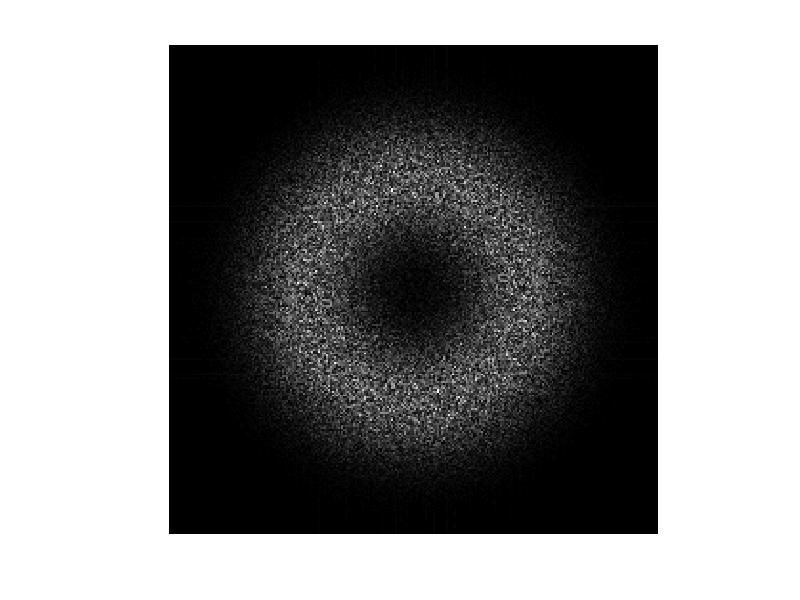
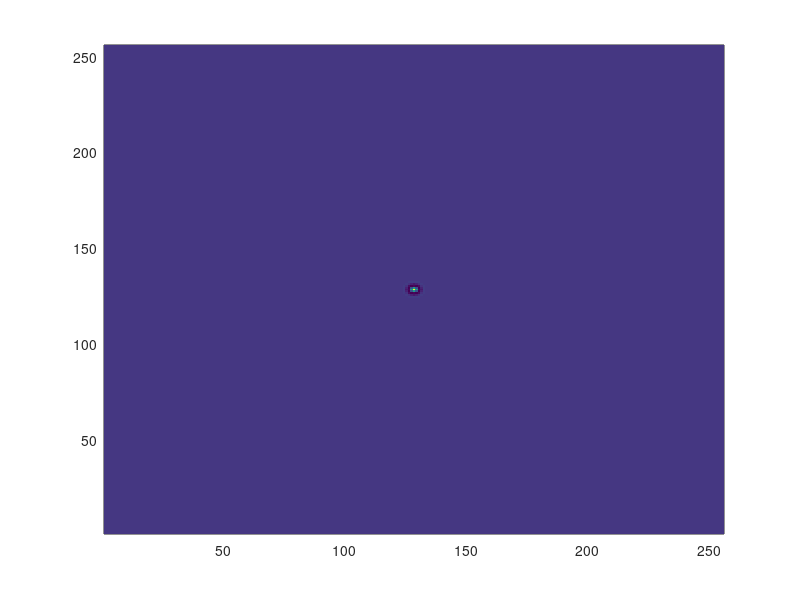

Here is the MATLAB script that generated these plots, in order:
numScreens = 1;
outputFolder = 'output\test\';

screenSize = 256;

deltax = 2;   % ring thickness
Beta = 3;     % ring radius


[y,x] = meshgrid(1:screenSize,1:screenSize);   
r = length(x)/2;       % choose center of grid
c = length(x)/2;
rho = sqrt((x-r).^2 + (y-c).^2);    % distance from center, careful as rho 
                                    % very big drives the window function  
                                    % to zero rapidly 
                                    
param1 = Beta*rho/deltax;
param2 = rho.^2/(2*deltax^2); 
window_ring = besselj(0,param1).*exp(-param2);

figure(2);
pcolor(window_ring)
shading flat


for k=1:numScreens
    I=normrnd(0,1,screenSize,screenSize);
    
    GSB1x = conv2(window_ring,I,'same');% convolution of window function with Gaussian Random Number 
    GSB1 = GSB1x- min(min(GSB1x));
    GSB1 = GSB1./max(max(abs(GSB1)));
    
    %figure(k);imshow((GSB1+1)/2);title('screen GSB'); % this how the screen looks that is sent to SLM
    
    filename = sprintf('%sring_B%s_D%s_USNA_%d.bmp', outputFolder, num2str(Beta), num2str(deltax), k);
    %filename=[outputFolder,'ring B',num2str(Beta),' D',num2str(deltax),' ', num2str(k),'.bmp'];
    imwrite(GSB1,filename,'bmp') % make a screen for SLM
end

figure(1);
fg = fft2(GSB1x);
fg = abs(fftshift(fg));
fg = fg- min(min(fg));
fg = fg./max(max(abs(fg)));
imshow(fg)

energy = sum(fg(:).^2);
%deltax=10;Beta =10; 343.3706
%deltax=3;Beta =3;975.0240
%deltax=4;Beta =4;590.2288
%deltax=2.5;Beta =3;1.2769e+03
%deltax=2;Beta =3;1.6264e+03
%deltax=1;Beta =3;3.5802e+03  beamis not good!too wide